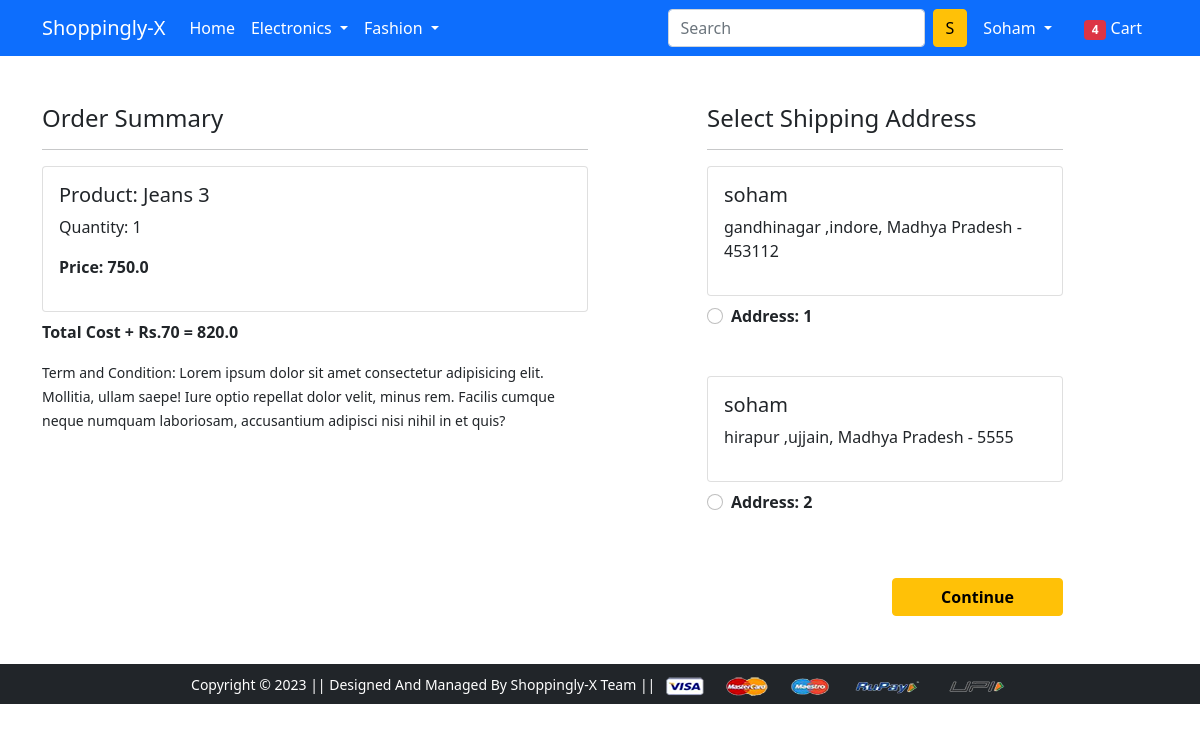
Page /checkout/ (signed in) on the committed database.
### app/models.py (models this page shows, shortened)
class Cart(models.Model):
    user = models.ForeignKey(User,on_delete=models.CASCADE)
    product = models.ForeignKey(Product,on_delete=models.CASCADE)
    quantity = models.PositiveIntegerField(default=1)
    @property
    def total_cost(self):
     return self.quantity * self.product.discounted_price

class Product(models.Model):
    title = models.CharField(max_length=100)
    selling_price = models.FloatField()
    discounted_price = models.FloatField()
    description = models.TextField()
    brand = models.CharField(max_length=100)
    category = models.CharField(choices = CATEGORY_CHOICES,max_length=2)
    product_image = models.ImageField(upload_to='productimg')

class Customer(models.Model):
    user = models.ForeignKey(User,on_delete=models.CASCADE)
    name = models.CharField(max_length=200)
    locality = models.CharField(max_length=200)
    city =models.CharField(max_length=50)
    zipcode = models.IntegerField()
    state =models.CharField(choices=STATE_CHOICE,max_length=50)

### app/views.py (the view)
# urls.py: path('checkout/', views.checkout, name='checkout'),
@login_required
def checkout(request):
 user = request.user
 add = Customer.objects.filter(user=user)
 cart_items = Cart.objects.filter(user=user)
 amount = 0.0
 shipping_amount = 70.0
 totalamount= 0.0
 cart_product=[p for p in Cart.objects.all() if p.user == request.user]
 if cart_product:
  for p in cart_product:
    tempamount = (p.quantity * p.product.discounted_price)
    amount += tempamount
  totalamount = amount + shipping_amount
 return render(request, 'app/checkout.html',{'add':add,'totalamount':totalamount,'cart_items':cart_items})

### app/templates/app/checkout.html (shortened to what this page needs)
{% extends 'app/base.html' %}
{% load static %}
{% block main-content %}
<div class="container">
 <div class="row mt-5">
  <div class="col-sm-6">
    <h4>Order Summary</h4>
    <hr>
    {% for item in cart_items %}
      <div class="card mb-2">
        <div class="card-body">
          <h5>Product: {{item.product.title}}</h5>
          <p>Quantity: {{item.quantity}}</p>
          <p class="fw-bold">Price: {{item.total_cost}}</p>
        </div>
      </div>
      {% endfor %}
      <p class="fw-bold">Total Cost + Rs.70 = {{totalamount}}</p>
    <small>Term and Condition: Lorem ipsum dolor sit amet consectetur adipisicing elit. Mollitia, ullam saepe! Iure optio repellat dolor velit, minus rem. Facilis cumque neque numquam laboriosam, accusantium adipisci nisi nihil in et quis?</small>
  </div>
  <div class="col-sm-4 offset-sm-1">
    <h4>Select Shipping Address</h4>
    <hr>
    <form action="/paymentdone">
      {% for ad in add %}
      <div class="card">
        <div class="card-body">
        <h5>{{ad.name}}</h5>
        <p>{{ad.locality}} ,{{ad.city}}, {{ad.state}} - {{ad.zipcode}}</p>
        </div>
      </div>
        <div class="form-check mt-2 mb-5">
          <input class="form-check-input" type="radio" name = "custid" id = "custadd{{forloop.counter}}" value="{{ad.id}}">
          <label class="form-check-label fw-bold" for="custadd{{forloop.counter}}">
            Address: {{forloop.counter}} </label>
        </div>
        {% endfor %}
        <div class="text-end">
          <button type="submit" class="btn btn-warning mt-3 px-5 fw-bold">Continue</button>
        </div>
      </form>
    </div>
  </div>
</div>
{% endblock main-content %}

### app/templates/app/base.html (shortened to what this page needs)
<!doctype html>
{% load static %}
<html lang="en">
  <head>
    <link href="https://cdn.jsdelivr.net/npm/bootstrap@5.0.0-beta1/dist/css/bootstrap.min.css" rel="stylesheet">
    <link rel="stylesheet" href="{% static 'app/css/owl.carousel.min.css' %}">
    <link rel="stylesheet" href="{% static 'app/css/all.min.css' %}">
    <link rel="stylesheet" href="{% static 'app/css/style.css' %}">
  </head>
  <body>
    <nav class="navbar navbar-expand-lg navbar-dark bg-primary">
     <div class="container">
       <a class="navbar-brand" href="/">Shoppingly-X</a>
       <div class="collapse navbar-collapse" id="navbarSupportedContent">
         <ul class="navbar-nav me-auto mb-2 mb-lg-0">
           <li class="nav-item">
             <a class="nav-link active" aria-current="page" href="/">Home</a>
           </li>
           <li class="nav-item dropdown">
             <a class="nav-link dropdown-toggle text-white" href="#" id="electronicsDropdown" role="button" data-bs-toggle="dropdown" aria-expanded="false">
               Electronics
             </a>
           </li>
           <li class="nav-item dropdown">
             <a class="nav-link dropdown-toggle text-white" href="#" id="fashionDropdown" role="button" data-bs-toggle="dropdown" aria-expanded="false">
               Fashion
             </a>
           </li>
         </ul>
         <form class="d-flex">
           <input class="form-control me-2" type="search" placeholder="Search" aria-label="Search">
           <button class="btn btn-warning" type="submit">S</button>
         </form>
         <div>
          <ul class="navbar-nav me-auto mb-2 mb-lg-0">
            {% if request.user.is_authenticated %}
           <li class="nav-item dropdown mx-2">
              <a class="nav-link dropdown-toggle text-white" href="#" id="profileDropdown" role="button" data-bs-toggle="dropdown" aria-expanded="false">
                {{request.user.username|capfirst}}
              </a>
            </li>
            <li class="nav-item mx-2">
             <a href="{% url 'showcart' %}" class="nav-link text-white"><span class="badge bg-danger">4</span> Cart </a>
            </li>
            {% endif %}
          </ul>
         </div>
       </div>
     </div>
    </nav>
    {% block main-content %} {% endblock main-content %}
    <footer class="container-fluid bg-dark text-center p-2 mt-5">
        <small class="text-white">Copyright &copy; 2023 || Designed And Managed By Shoppingly-X Team || </small>
        <img src="{% static 'app/images/payment.png' %}" alt="" srcset="" class="img-fluid" height="2px">
    </footer>
  </body>
</html>

### rows in the picture
Cart: product "Jeans 3", quantity "1", total_cost "750.0"
Customer: name "soham", locality "gandhinagar", city "indore", state "Madhya Pradesh", zipcode "453112"
Customer: name "soham", locality "hirapur", city "ujjain", state "Madhya Pradesh", zipcode "5555"

### other values in the picture
{{ request.user.username|capfirst }} "Soham"
{{ totalamount }} "820.0"
